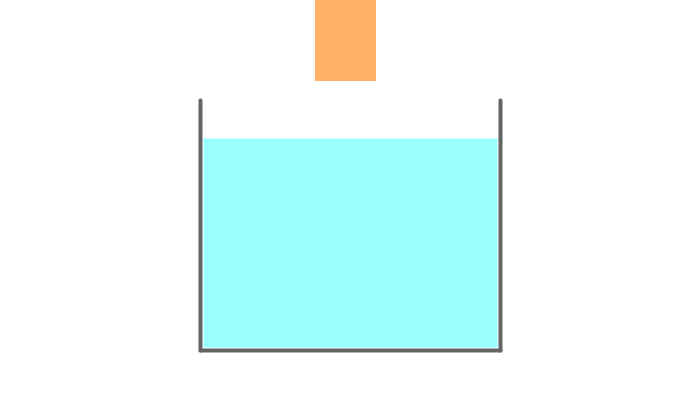
Frame 1 (no input)
Frame 60 (the mouse pressed at the canvas centre just before this capture): identical to frame 1, image omitted
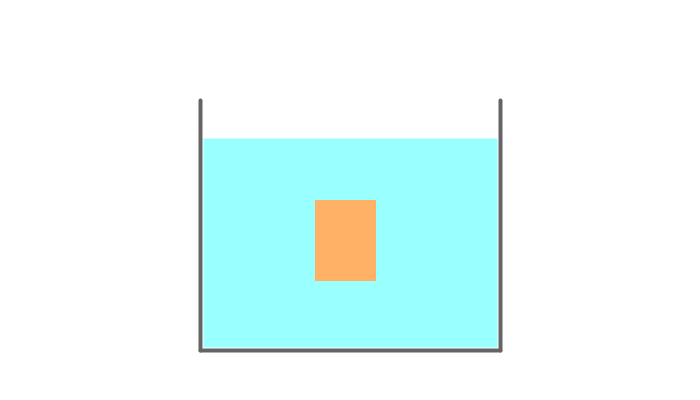
Frame 120 (the mouse held since frame 60 and released just before this capture)

The Processing sketch that drew these frames (run headless with seeded random() and noise(); from frame 60 on, the mouse is pressed at the canvas centre):

// Processing sketch: experim1
// ── experim1.pde
int x = 315;
int y = 10;
int h = 80;
int ly = 40;

void setup(){
  size(700,400);
  
  background(255);

  strokeWeight(4); // spessore linea

  stroke(100);

// recipiente
  line(200, 100, 200, 350);
  line(200, 350, 500, 350);
  line(500, 350, 500, 100);

// acqua
  stroke(153, 255, 255); 
  fill(153, 255, 255);
  rect(205, 140, 290, 205);

// barattolo - parte emersa
  strokeWeight(1); 
  stroke(255, 178, 102); 
  fill(255, 178, 102);
  rect(x, y, 60, ly);

// barattolo - parte immersa
  stroke(204, 255, 153); // colore azzurrino
  fill(204, 255, 153);
  rect(x, y + ly, 60, h - ly);

}

void draw(){
  background(255);

  strokeWeight(4); // spessore linea

  stroke(100);

// recipiente
  line(200, 100, 200, 350);
  line(200, 350, 500, 350);
  line(500, 350, 500, 100);

// acqua
  stroke(153, 255, 255); 
  fill(153, 255, 255);
  rect(205, 140, 290, 205);

// barattolo - parte emersa
  strokeWeight(1); 
  stroke(255, 178, 102); 
  fill(255, 178, 102);
  
  y = mouseY;

  if (y < 350 - h) {
    rect(x, y, 60, h);
  }

  if (y >=  347 - h) {
    rect(x, 347 - h, 60, h);
  }

// barattolo - parte immersa
  stroke(204, 255, 153); 
  fill(204, 255, 153);
  
}
